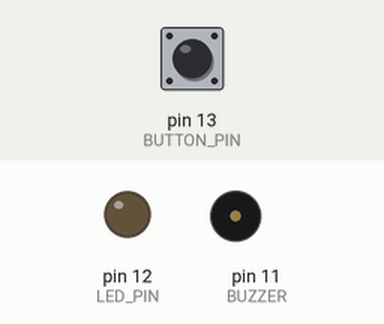
This sketch was run on a simulated Arduino Uno, built with avr-gcc and run on an emulated ATmega328P. Parts: output pins drawn as LEDs (lit = HIGH), buzzer (waves = sounding). The test bench sets the inputs (shaded band); at power-on: pin 13 (BUTTON_PIN) LOW.

Above: at 1.2 s.
1.3 s: pin 13 (BUTTON_PIN) pulled HIGH for 0.15 s
At 2.7 s:
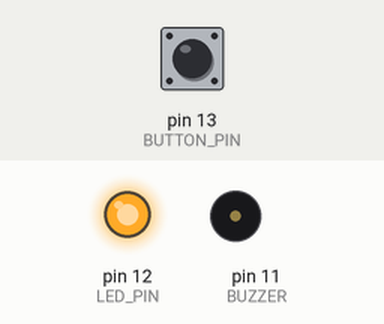
3.9 s: pin 13 (BUTTON_PIN) pulled HIGH for 1 s
At 5.2 s:
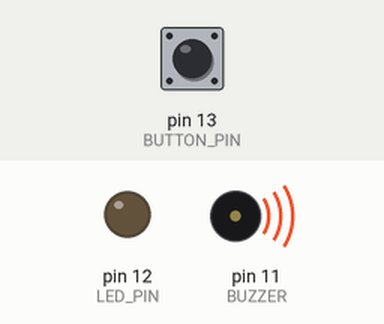
7.4 s: pin 13 (BUTTON_PIN) pulled HIGH for 3.2 s
At 11.4 s:
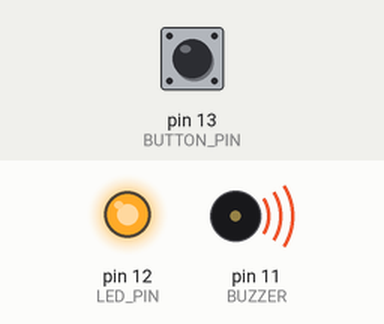
Timing chart, 0 to 13.1 s (numbered marks = the images above; inputs shaded):
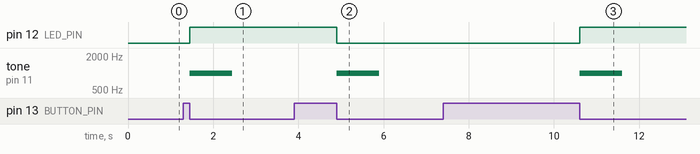

The sketch:

DelOpgave3.1.ino
```cpp
#define LED_PIN 12
#define BUTTON_PIN 13
#define BUZZER 11

byte lastButtonState = LOW;
byte ledState = LOW;

void setup() {
  // put your setup code here, to run once:
  pinMode(LED_PIN, OUTPUT);
  pinMode(BUTTON_PIN, INPUT);
  pinMode(BUZZER, OUTPUT);
}

void loop() {
  // put your main code here, to run repeatedly:
  byte buttonState = digitalRead(BUTTON_PIN);
  if (buttonState != lastButtonState) {
    lastButtonState = buttonState;
    if (buttonState == LOW) {
      ledState = (ledState == HIGH) ? LOW: HIGH;
      digitalWrite(LED_PIN, ledState);
      tone(BUZZER, 1000);
      delay(1000);
      noTone(BUZZER);
    }
  }
}
```

Measured:
- after the input at 1.3 s, pin 12 (LED_PIN): LOW → HIGH after 0.15 s; tone on pin 11 (BUZZER): silent → 1000 Hz after 0.15 s, → silent 1.0 s later
- after the input at 3.9 s, pin 12 (LED_PIN): HIGH → LOW after 1.0 s; tone on pin 11 (BUZZER): silent → 1000 Hz after 1.0 s, → silent 1.0 s later
- after the input at 7.4 s, pin 12 (LED_PIN): LOW → HIGH after 3.2 s; tone on pin 11 (BUZZER): silent → 1000 Hz after 3.2 s, → silent 1.0 s later
